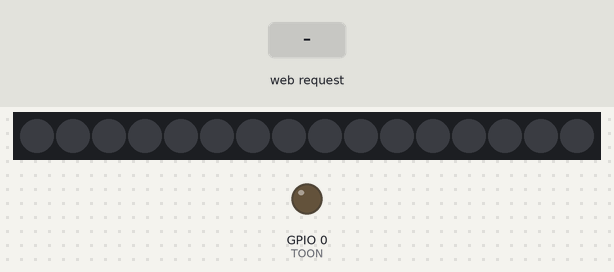
A sketch run on a simulated ESP8266 (NodeMCU). Parts: 16 RGB LEDs in strip order, left to right, output pins drawn as LEDs (lit = HIGH). Inputs (shaded band) come from the test bench. Dim RGB values are drawn brighter than linear; WiFi joins after 1.5 s; servers stay silent unless stated; what the sketch prints to the serial monitor is not drawn.

Above: at 2.7 s.
2.8 s: HTTP request GET /inschrijving received
At 4.03 s:
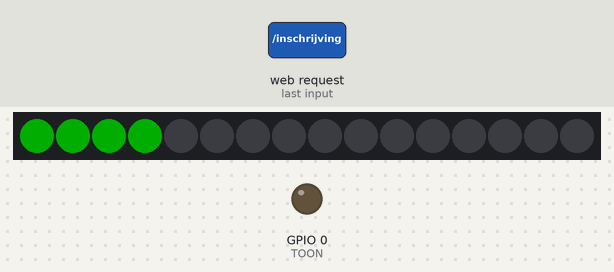
At 7.0 s:
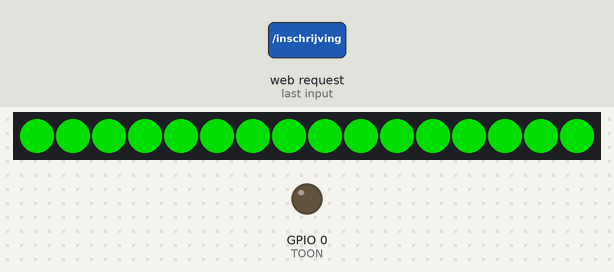
Timing chart, 0 to 8.5 s (numbered marks = the images above; inputs shaded):
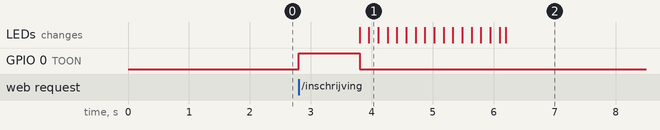

The sketch:

GoedNieuwsBericht.ino
```cpp
#include <ESP8266WiFi.h>
#include <WiFiClient.h>
#include <ESP8266WebServer.h>
#include <ESP8266mDNS.h>
#include <Adafruit_NeoPixel.h>

#define LEDSTRIP 2
#define TOON 0
#define NUMPIXELS 16

int ledje = 1;

Adafruit_NeoPixel pixels = Adafruit_NeoPixel(NUMPIXELS, LEDSTRIP, NEO_GRB + NEO_KHZ400);

const char* ssid = "k-wlan";
const char* password = "kwlan2011";

ESP8266WebServer server(80);

void handleRoot() {

  server.send(200, "text/plain", "hello from esp8266!");

}

void handleNotFound(){

  String message = "File Not Found\n\n";
  message += "URI: ";
  message += server.uri();
  message += "\nMethod: ";
  message += (server.method() == HTTP_GET)?"GET":"POST";
  message += "\nArguments: ";
  message += server.args();
  message += "\n";
  for (uint8_t i=0; i<server.args(); i++){
    message += " " + server.argName(i) + ": " + server.arg(i) + "\n";
  }
  server.send(404, "text/plain", message);

}

void setup(void){

  pinMode(TOON, OUTPUT);

  pixels.begin();
  pixels.show(); // Initialize all pixels to 'off'

  Serial.begin(115200);
  WiFi.mode(WIFI_STA);
  WiFi.begin(ssid, password);
  Serial.println("");

  // Wait for connection
  while (WiFi.status() != WL_CONNECTED) {
    delay(500);
    Serial.print(".");
  }
  Serial.println("");
  Serial.print("Connected to ");
  Serial.println(ssid);
  Serial.print("IP address: ");
  Serial.println(WiFi.localIP());

  if (MDNS.begin("esp8266")) {
    Serial.println("MDNS responder started");
  }

  server.on("/", handleRoot);

  server.on("/inschrijving", [](){


    analogWrite(TOON, 500);
    delay(1000);
    analogWrite(TOON, 0);

    spinningLed();


    server.send(200, "text/plain", "Er is een inschrijving binnengekomen....");
  });

  server.onNotFound(handleNotFound);

  server.begin();
  Serial.println("HTTP server started");
}

void loop(void){
  server.handleClient();
}

void spinningLed() {

  for(int loop=1;loop<4;loop++){
    for(int spin=0;spin<NUMPIXELS;spin++){

      pixels.setPixelColor(spin, pixels.Color(0,loop*50,0)); // Moderately bright green color.
      pixels.show();


      delay(50);
    }
  }

  delay(5000);

    for(int loop=2;loop>=0;loop--){
    for(int spin=0;spin<NUMPIXELS;spin++){

      pixels.setPixelColor(spin, pixels.Color(0,loop*50,0)); // Moderately bright green color.
      pixels.show();
      delay(50);
    }
  }

}
```

Measured:
- after the input at 2.8 s, GPIO 0 (TOON): LOW → HIGH at once, → LOW 1.0 s later; the LEDs: first change after 1.0 s (image 1 shows a later state)
